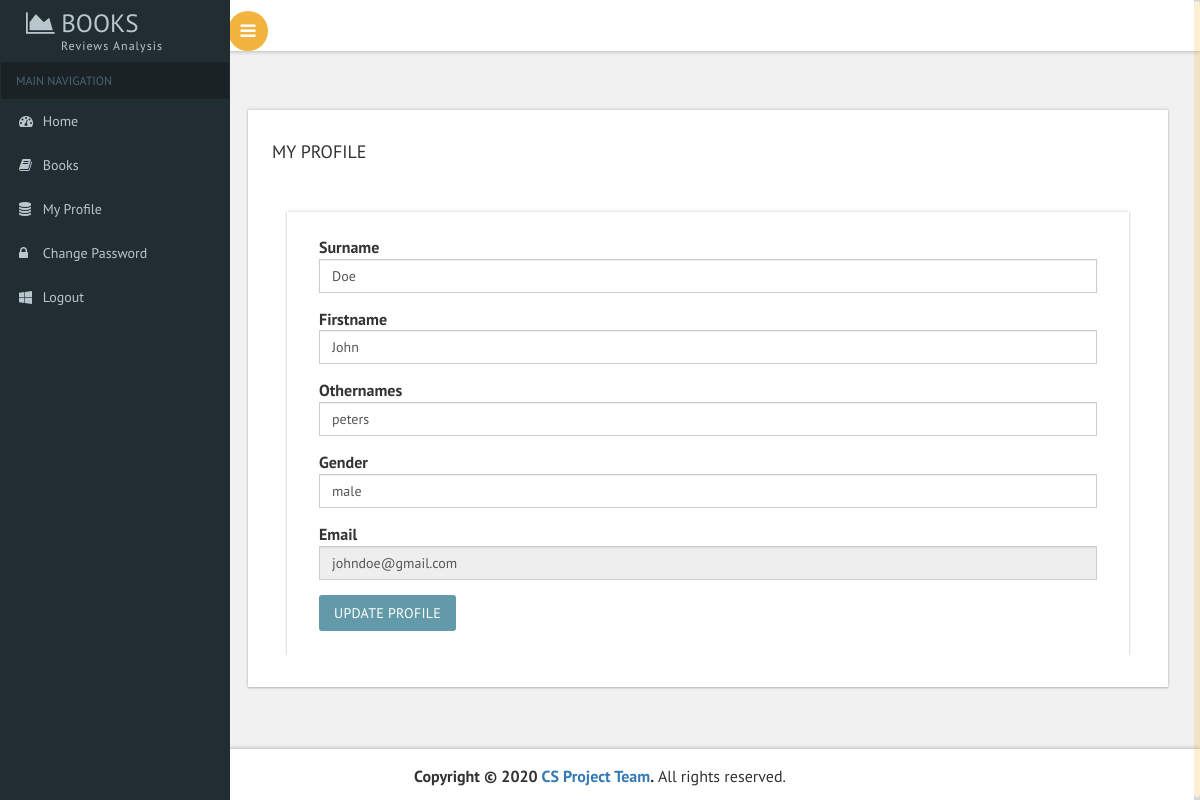
The page /profile.php (signed in) on the database its author committed.
### tables this page shows
CREATE TABLE `user` (
  `user_id` varchar(40) NOT NULL,
  `fname` varchar(20) NOT NULL,
  `sname` varchar(20) NOT NULL,
  `oname` varchar(30) NOT NULL,
  `gender` varchar(8) NOT NULL,
  `email` varchar(40) NOT NULL
);

### profile.php (the view, shortened to what this page needs)
<?php
include 'includes/connection.php';
$userid = $_SESSION["userid"];
$user_details = mysqli_query($conn, "select * from user where user_id='$userid'");
$row = mysqli_fetch_array($user_details);
$usname = $row["sname"];
$uoname = $row["oname"];
$ufname = $row["fname"];
$ugender = $row["gender"];
$uemail = $row["email"];
?>
<!DOCTYPE HTML>
<html>
    <head>
        <link href="css/bootstrap.css" rel='stylesheet' type='text/css' />
        <link href="css/style.css" rel='stylesheet' type='text/css' />
        <link href="css/font-awesome.css" rel="stylesheet">
        <link href='css/SidebarNav.min.css' media='all' rel='stylesheet' type='text/css'/>
        <link href="css/custom.css" rel="stylesheet">
        <link href="css/owl.carousel.css" rel="stylesheet">
    </head>
    <body class="cbp-spmenu-push">
        <div class="main-content">
            <?php
            include 'includes/sidebar.php';
            ?>
            <?php
            include 'includes/header.php';
            ?>
            <div id="page-wrapper">
                <div class="main-page">
                    <div class="row widgettable">
                        <div style="width:100%; height: 100%; margin-left:0px;  margin-top: 30px !important;" class="col-md-12 general-grids grids-right widget-shadow">
                            <h4 class="title2">MY PROFILE</h4>
                            <div style="width:100%; height: 100%;" id="myTabContent" class=" tab-content scrollbar1">
                                <div role="tabpanel" class="tab-pane col-md-12 fade active in" id="profile" aria-labelledby="profile-tab">
                                    <div class="bs-example widget-shadow" data-example-id="contextual-table">
                                        <div class="form-body">
                                            <form action="" method="post" enctype="multipart/form-data">
                                                <div class="form-group">
                                                    <label for="exampleInputEmail1">Surname</label>
                                                    <input type="text" value="<?php echo $usname; ?>" name="sname" class="form-control" id="exampleInputEmail1" placeholder="Surname">
                                                </div>
                                                <div class="form-group">
                                                    <label for="exampleInputEmail1">Firstname</label>
                                                    <input type="text" value="<?php echo $ufname; ?>" name="fname" class="form-control" id="exampleInputEmail1" placeholder="Firstname">
                                                </div>
                                                <div class="form-group">
                                                    <label for="exampleInputEmail1">Othernames</label>
                                                    <input type="text" value="<?php echo $uoname; ?>" name="oname" class="form-control" id="exampleInputEmail1" placeholder="Othername">
                                                </div>
                                                <div class="form-group">
                                                    <label for="exampleInputPassword1">Gender</label>
                                                    <input type="text" value="<?php echo $ugender; ?>" name="gender" class="form-control" id="exampleInputPassword1" placeholder="gender">
                                                </div>
                                                <div class="form-group">
                                                    <label for="exampleInputPassword1">Email</label>
                                                    <input type="text" readonly value="<?php echo $uemail; ?>" name="email" class="form-control" id="exampleInputPassword1" placeholder="email">
                                                </div>
                                                <button type="submit" name="submit" class="btn btn-default">Update Profile</button>
                                            </form>
                                        </div>
                                    </div>
                                </div>
                            </div>
                        </div>
                    </div>
                    <link rel="stylesheet" href="css/export.css" type="text/css" media="all" />
                </div>
            </div>
            <?php
            include 'includes/footer.php';
            ?>
        </div>
    </body>
</html>

### css/custom.css (style rules this page uses)
#page-wrapper { padding:5em 2em 2.5em; background-color: #F1F1F1; }

### rows shown on the page
user: sname "Doe", fname "John", oname "peters", gender "male", email "johndoe@gmail.com"
